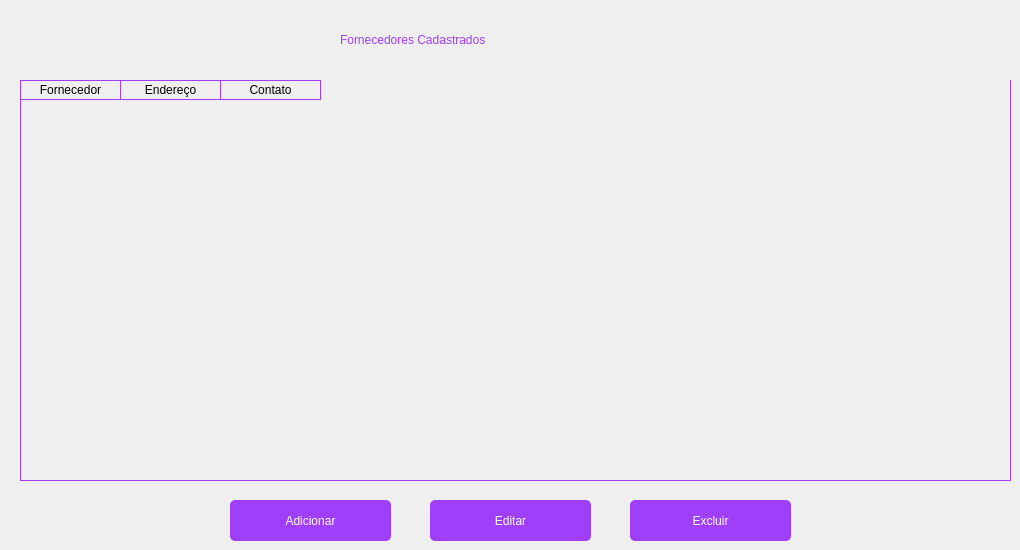
      <widget class="QWidget" name="pg_fornecedores">
       <widget class="QLabel" name="lbl_titulo_fornecedores">
        <property name="geometry">
         <rect>
          <x>340</x>
          <y>30</y>
          <width>371</width>
          <height>20</height>
         </rect>
        </property>
        <property name="styleSheet">
         <string notr="true">color: #9f3ffa;
font: 20pt &quot;Montserrat&quot;;</string>
        </property>
        <property name="text">
         <string>Fornecedores Cadastrados</string>
        </property>
       </widget>
       <widget class="QPushButton" name="btn_editar_fornecedores">
        <property name="geometry">
         <rect>
          <x>430</x>
          <y>500</y>
          <width>161</width>
          <height>41</height>
         </rect>
        </property>
        <property name="styleSheet">
         <string notr="true">QPushButton {
border: 2px;
background-color: rgb(159, 63, 250);
color: white;
border-radius: 5px;
font: 10pt &quot;Montserrat&quot;;
outline: 0;
}

QPushButton:hover {
	background-color: rgb(197, 62, 255);
}
</string>
        </property>
        <property name="text">
         <string>Editar</string>
        </property>
       </widget>
       <widget class="QPushButton" name="btn_excluir_fornecedores">
        <property name="geometry">
         <rect>
          <x>630</x>
          <y>500</y>
          <width>161</width>
          <height>41</height>
         </rect>
        </property>
        <property name="styleSheet">
         <string notr="true">QPushButton {
border: 2px;
background-color: rgb(159, 63, 250);
color: white;
border-radius: 5px;
font: 10pt &quot;Montserrat&quot;;
outline: 0;
}

QPushButton:hover {
	background-color:rgb(255, 17, 49);
}
</string>
        </property>
        <property name="text">
         <string>Excluir</string>
        </property>
       </widget>
       <widget class="QTableWidget" name="tabela_fornecedores">
        <property name="geometry">
         <rect>
          <x>20</x>
          <y>80</y>
          <width>991</width>
          <height>401</height>
         </rect>
        </property>
        <property name="styleSheet">
         <string notr="true">QTableWidget {
	gridline-color: #9f3ffa;;
	background-color: transparent;
	outline: 0;
	border: 1px solid #9f3ffa;
	border-top: 0px
	
}

QTableWidget::item:selected{
	background-color:#9f3ffa;;
}

QTableWidget::horizontalHeader {	
	background-color: #9f3ffa;
}

QHeaderView::section:horizontal
{
    border: 1px solid #9f3ffa;
	background-color: transparent;
	border-left: 0px;
	color: black;

}
</string>
        </property>
        <property name="frameShape">
         <enum>QFrame::Panel</enum>
        </property>
        <property name="frameShadow">
         <enum>QFrame::Sunken</enum>
        </property>
        <property name="editTriggers">
         <set>QAbstractItemView::SelectedClicked</set>
        </property>
        <property name="tabKeyNavigation">
         <bool>true</bool>
        </property>
        <property name="showDropIndicator" stdset="0">
         <bool>false</bool>
        </property>
        <property name="alternatingRowColors">
         <bool>false</bool>
        </property>
        <property name="selectionMode">
         <enum>QAbstractItemView::ExtendedSelection</enum>
        </property>
        <property name="gridStyle">
         <enum>Qt::SolidLine</enum>
        </property>
        <property name="sortingEnabled">
         <bool>true</bool>
        </property>
        <attribute name="verticalHeaderVisible">
         <bool>false</bool>
        </attribute>
        <attribute name="verticalHeaderShowSortIndicator" stdset="0">
         <bool>false</bool>
        </attribute>
        <attribute name="verticalHeaderStretchLastSection">
         <bool>false</bool>
        </attribute>
        <column>
         <property name="text">
          <string>Fornecedor</string>
         </property>
        </column>
        <column>
         <property name="text">
          <string>Endereço</string>
         </property>
        </column>
        <column>
         <property name="text">
          <string>Contato</string>
         </property>
        </column>
       </widget>
       <widget class="QPushButton" name="btn_adicionar_forncedores">
        <property name="geometry">
         <rect>
          <x>230</x>
          <y>500</y>
          <width>161</width>
          <height>41</height>
         </rect>
        </property>
        <property name="styleSheet">
         <string notr="true">QPushButton {
border: 2px;
background-color: rgb(159, 63, 250);
color: white;
border-radius: 5px;
font: 10pt &quot;Montserrat&quot;;
outline: 0;
}

QPushButton:hover {
	background-color: rgb(197, 62, 255);
}
</string>
        </property>
        <property name="text">
         <string>Adicionar</string>
        </property>
       </widget>
      </widget>
